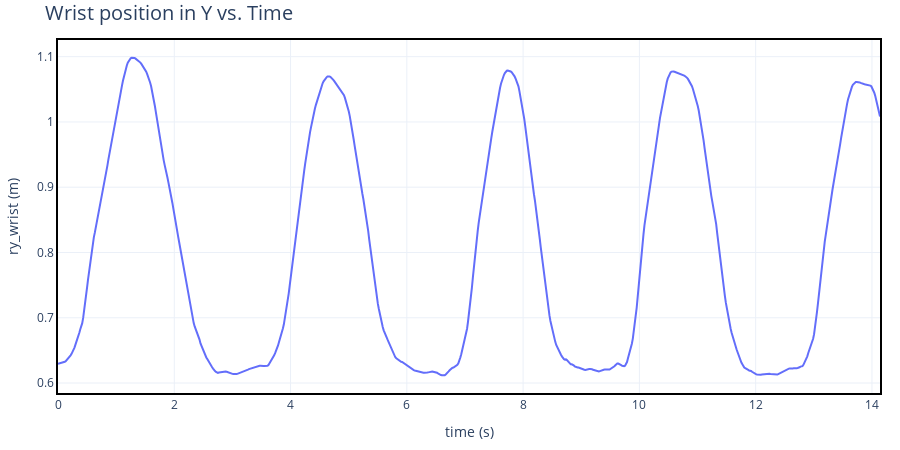

The notebook cell this image was saved under:
### Code cell
show_with_estetica(df['time'], df['ry_wrist'], x_name = 'time (s)', y_name = 'ry_wrist (m)', title = 'Wrist position in Y vs. Time')

### Figure 1 — Plotly figure (JSON) as saved in the notebook; plotly's stock layout.template omitted (floating-point values rounded to 4 significant figures; data arrays with more than 128 entries replaced by an {"elided": "..."} marker saying what was removed)
{"data": [{"mode": "lines", "type": "scatter", "x": {"elided": "849 float values"}, "y": {"elided": "849 float values"}}], "layout": {"autosize": false, "height": 450, "legend": {"bgcolor": "rgba(255,255,255,0)", "font": {"size": 18}, "orientation": "v", "x": 1, "xanchor": "right", "y": 0.95, "yanchor": "top"}, "margin": {"b": 20, "l": 20, "r": 20, "t": 40}, "plot_bgcolor": "white", "title": {"font": {"size": 20}, "text": "Wrist position in Y vs. Time"}, "width": 900, "xaxis": {"linecolor": "black", "linewidth": 2, "mirror": true, "showgrid": true, "showline": true, "title": {"text": "time (s)"}}, "yaxis": {"linecolor": "black", "linewidth": 2, "mirror": true, "showgrid": true, "showline": true, "title": {"text": "ry_wrist (m)"}}}}
